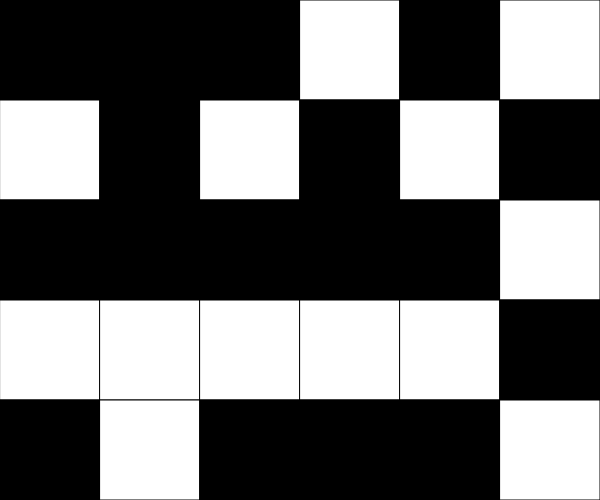
Frame 1 (no input)
Frame 60 (no input): identical to frame 1, image omitted
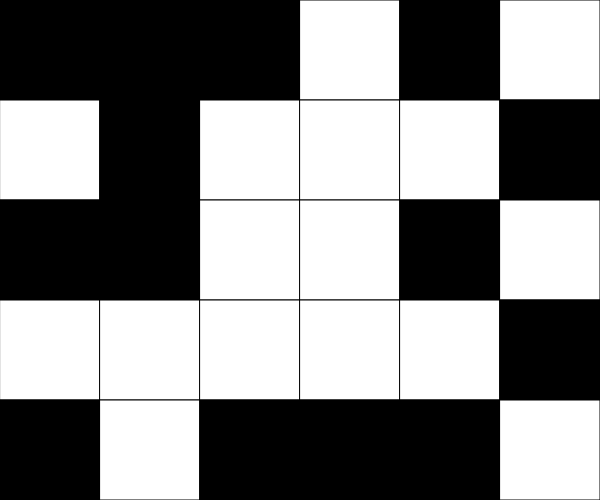
Frame 120 (the mouse pressed at the canvas centre since frame 60)

The p5.js sketch that drew these frames (run headless with seeded random() and noise() and a simulated clock; from frame 60 on, the mouse is pressed at the canvas centre):

// p5.js sketch
// ── sketch.js
// 2D arrays
//Arman 
//Apr 15/26

// 0 (black)      255 (white)
//grid is 6 x 5

let grid = [
  [0,   0,   0,   255, 0, 255],
  [255, 0,   255, 0,   255, 0],
  [0,   0,   0,   0,   0, 255],
  [255, 255, 255, 255, 255, 0],
  [0,   255, 0,   0,   0, 255]
];

let row = grid.length;
let column = grid[0].length;
let tileSize = 100

function setup() {
  createCanvas(column * tileSize, row*tileSize);

}

function draw() {
  background(250);
  renderGrid()
}

function flip(x,y) {
  if (grid[y][x] === 0) grid[y][x] = 255
  else grid[y][x] = 0
}

function renderGrid() {
  for (let y = 0; y < row; y++) {
    for (let x = 0; x < column; x++) {
      let fillColor = grid[y][x]
        fill(fillColor)
        square(x*tileSize,y*tileSize,tileSize)
      }
    } 
}

function getCurrentX() {
  let constrainedX = constrain(mouseX, 0, width - 1);
  return floor(constrainedX / tileSize);
}

function getCurrentY() {
  let constrainedY = constrain(mouseY, 0, height - 1);
  return floor(constrainedY / tileSize);
}

function mousePressed() {
  if (mouseX<width && mouseY < height) {

    let x = getCurrentX()
    let y = getCurrentY()
    
    flip(x,y)

    if (x-1 >= 0) flip(x-1,y)
    if(y-1 >= 0) flip(x,y-1)
  }
}
